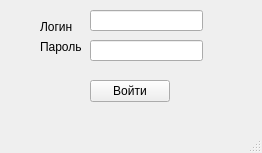
<?xml version="1.0" encoding="UTF-8"?>
<ui version="4.0">
 <class>MainWindow</class>
 <widget class="QMainWindow" name="MainWindow">
  <property name="geometry">
   <rect>
    <x>0</x>
    <y>0</y>
    <width>262</width>
    <height>153</height>
   </rect>
  </property>
  <property name="windowTitle">
   <string>MainWindow</string>
  </property>
  <widget class="QWidget" name="centralwidget">
   <widget class="QLineEdit" name="loginEdit">
    <property name="geometry">
     <rect>
      <x>90</x>
      <y>10</y>
      <width>113</width>
      <height>21</height>
     </rect>
    </property>
   </widget>
   <widget class="QLineEdit" name="passwordEdit">
    <property name="geometry">
     <rect>
      <x>90</x>
      <y>40</y>
      <width>113</width>
      <height>21</height>
     </rect>
    </property>
    <property name="echoMode">
     <enum>QLineEdit::Password</enum>
    </property>
   </widget>
   <widget class="QLabel" name="label">
    <property name="geometry">
     <rect>
      <x>40</x>
      <y>20</y>
      <width>47</width>
      <height>14</height>
     </rect>
    </property>
    <property name="text">
     <string>Логин</string>
    </property>
   </widget>
   <widget class="QLabel" name="label_2">
    <property name="geometry">
     <rect>
      <x>40</x>
      <y>40</y>
      <width>47</width>
      <height>14</height>
     </rect>
    </property>
    <property name="text">
     <string>Пароль</string>
    </property>
   </widget>
   <widget class="QPushButton" name="loginButton">
    <property name="geometry">
     <rect>
      <x>90</x>
      <y>80</y>
      <width>80</width>
      <height>22</height>
     </rect>
    </property>
    <property name="text">
     <string>Войти</string>
    </property>
   </widget>
  </widget>
  <widget class="QMenuBar" name="menubar">
   <property name="geometry">
    <rect>
     <x>0</x>
     <y>0</y>
     <width>262</width>
     <height>21</height>
    </rect>
   </property>
  </widget>
  <widget class="QStatusBar" name="statusbar"/>
 </widget>
 <resources/>
 <connections/>
</ui>
